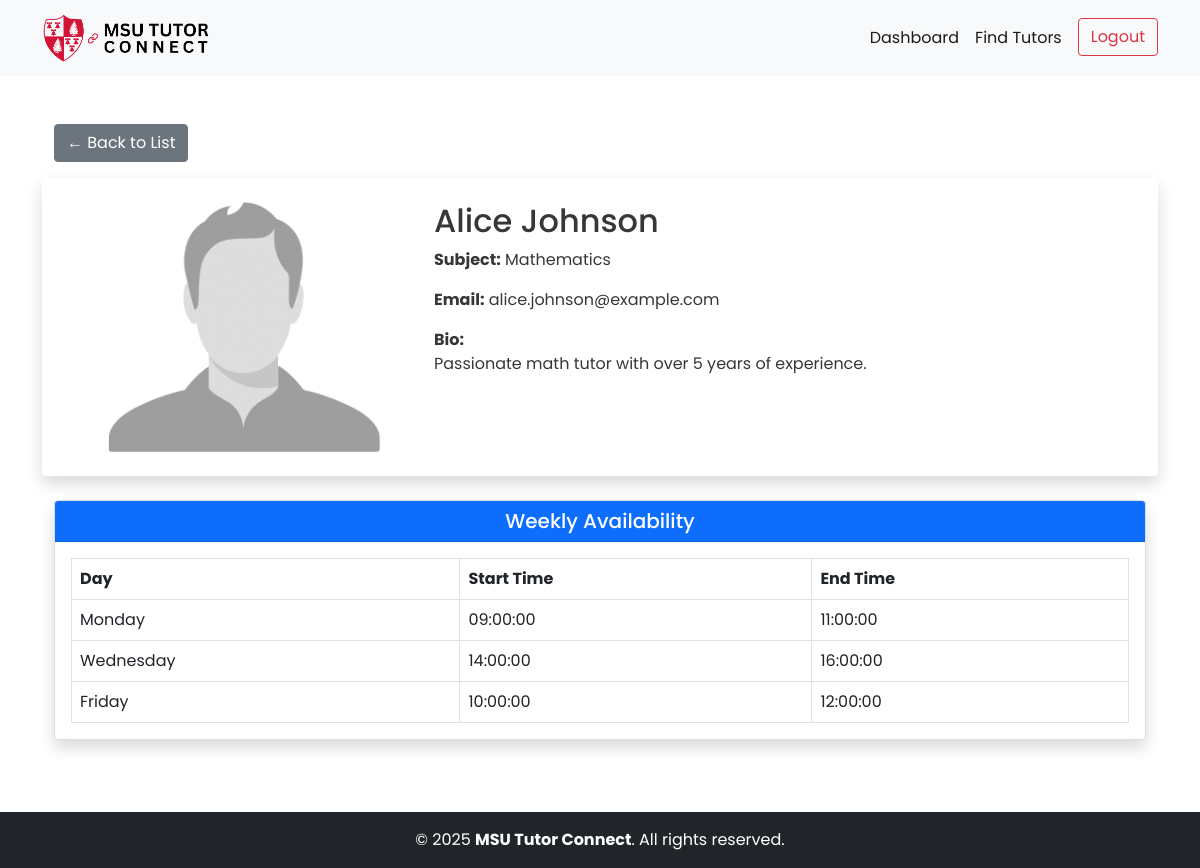
The page /tutor_profile.php?id=1 (signed in) on the database its author committed.
### tables this page shows
CREATE TABLE `tutors` (
  `tutor_id` int NOT NULL,
  `name` varchar(100) NOT NULL,
  `subject` varchar(100) NOT NULL,
  `email` varchar(100) NOT NULL,
  `bio` text NOT NULL,
  `created_at` datetime DEFAULT CURRENT_TIMESTAMP,
  `image` varchar(255) DEFAULT NULL
);

CREATE TABLE `tutoravailability` (
  `id` int NOT NULL,
  `tutor_id` int DEFAULT NULL,
  `day_of_week` enum('Monday','Tuesday','Wednesday','Thursday','Friday','Saturday','Sunday') DEFAULT NULL,
  `start_time` time DEFAULT NULL,
  `end_time` time DEFAULT NULL
);

### core/Controller.php (called while the page is built, shortened)
<?php
class Controller
{
    public function view($view, $data = [])
    {
        extract($data);
        require_once "./app/views/$view.phtml";
        require_once "./app/views/layout.phtml";
    }
}

### app/controllers/StudentController.php (called while the page is built, shortened)
<?php
class StudentController extends Controller
{
    public function viewTutor($id)
    {
        $tutorModel = new TutorModel();
        $tutor = $tutorModel->getTutorById($id);
        $this->view('student/tutor_profile', ['tutor' => $tutor]);
    }
}

### core/Database.php (called while the page is built, shortened)
<?php
class Database
{
    private static $instance = null;
    private function __construct()
    {
        try {
            $this->pdo = new PDO(
                "mysql:host=" . DB_HOST . ";dbname=" . DB_NAME,
                DB_USER,
                DB_PASS
            );
        } catch (PDOException $e) {
            die("Database connection failed: " . $e->getMessage());
        }
    }
    public static function getDB()
    {
        if (self::$instance === null) {
            self::$instance = new Database();
        }
        return self::$instance->pdo;
    }
}

### core/Model.php (called while the page is built, shortened)
<?php
class Model
{
    public function __construct()
    {
        $this->db = Database::getDB();
    }
}

### app/models/TutorModel.php (called while the page is built, shortened)
<?php
class TutorModel extends Model
{
    public function getTutorById($id)
    {
        $stmt = $this->db->prepare("SELECT * FROM tutors WHERE tutor_id = ?");
        $stmt->execute([$id]);
        $tutor = $stmt->fetch(PDO::FETCH_ASSOC);
        $availabilityStmt = $this->db->prepare("SELECT * FROM tutoravailability WHERE tutor_id = ?");
        $availabilityStmt->execute([$id]);
        $availabilityRows = $availabilityStmt->fetchAll(PDO::FETCH_ASSOC);
        $availability = [];
        foreach ($availabilityRows as $row) {
            $availability[$row['day_of_week']] = [
                'start_time' => $row['start_time'],
                'end_time' => $row['end_time']
            ];
        }
        $tutor['availability'] = $availability;
        return $tutor;
    }
}

### app/views/student/tutor_profile.phtml (the view)
<div class="container mt-5">
    <a href="<?= BASE_URL ?>find_tutor.php" class="btn btn-secondary mb-3">← Back to List</a>
    <div class="row shadow rounded p-4 bg-white">
        <div class="col-md-4 text-center">
            <?php if ($tutor['image']): ?>
                <img src="<?= BASE_URL ?>uploads/<?= $tutor['image'] ?>" class="img-fluid rounded" style="max-height: 250px;" alt="Tutor Image">
            <?php else: ?>
                <div class="bg-light border rounded p-5">No Image</div>
            <?php endif; ?>
        </div>
        <div class="col-md-8">
            <h2><?= htmlspecialchars($tutor['name']) ?></h2>
            <p><strong>Subject:</strong> <?= htmlspecialchars($tutor['subject']) ?></p>
            <p><strong>Email:</strong> <?= htmlspecialchars($tutor['email']) ?></p>
            <p><strong>Bio:</strong><br><?= nl2br(htmlspecialchars($tutor['bio'])) ?></p>
        </div>
    </div>
    <div class="mt-4 card shadow">
        <div class="card-header bg-primary text-white">
            <h5 class="mb-0 text-center">Weekly Availability</h5>
        </div>
        <div class="card-body">
            <table class="table table-bordered mb-0">
                <thead>
                    <tr>
                        <th>Day</th>
                        <th>Start Time</th>
                        <th>End Time</th>
                    </tr>
                </thead>
                <tbody>
                    <?php
                    $days = ['Monday','Tuesday','Wednesday','Thursday','Friday','Saturday','Sunday'];
                    foreach ($days as $day):
                        $start = $tutor['availability'][$day]['start_time'] ?? '—';
                        $end = $tutor['availability'][$day]['end_time'] ?? '—';
                        if($start != '—' && $end != '—'):
                    ?>
                        <tr>
                            <td><?= $day ?></td>
                            <td><?= $start ?: '—' ?></td>
                            <td><?= $end ?: '—' ?></td>
                        </tr>
                    <?php endif; endforeach; ?>
                </tbody>
            </table>
        </div>
    </div>
</div>

### public/assets/css/style.css (style rules this page uses)
body { background-color: #FFFFFF; color: #373737; font-family: 'Poppins', Arial, Helvetica, sans-serif; }
table td,table th { vertical-align: middle; }

### rows shown on the page
tutors: image (picture), name "Alice Johnson", subject "Mathematics", email "alice.johnson@example.com", bio "Passionate math tutor with over 5 years of experience."
tutoravailability: day "Monday", start_time "09:00:00", end_time "11:00:00"
tutoravailability: day "Wednesday", start_time "14:00:00", end_time "16:00:00"
tutoravailability: day "Friday", start_time "10:00:00", end_time "12:00:00"
